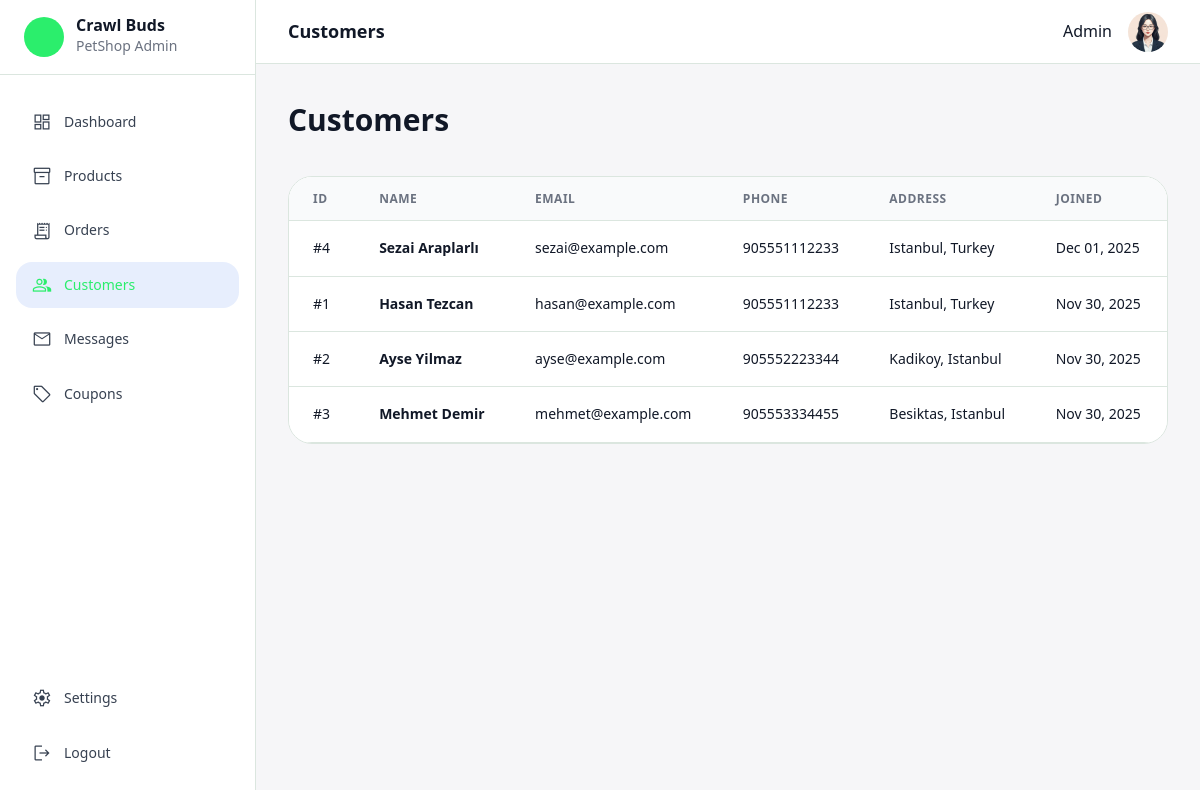
The page /pages/admin/customers.php (signed in) on the database its author committed.
### tables this page shows
CREATE TABLE `users` (
  `id` int(10) UNSIGNED NOT NULL,
  `username` varchar(50) NOT NULL,
  `email` varchar(100) NOT NULL,
  `password` varchar(255) NOT NULL,
  `phone_number` varchar(20) DEFAULT NULL,
  `address` varchar(255) DEFAULT NULL,
  `created_at` timestamp NOT NULL DEFAULT current_timestamp(),
  `updated_at` timestamp NULL DEFAULT NULL ON UPDATE current_timestamp()
);

### pages/admin/customers.php (the view, shortened to what this page needs)
<?php
include("../../includes/admin_header.php");
include_once("../../includes/db_connect.php");
$stmt = $pdo->query("SELECT * FROM users ORDER BY created_at DESC");
$users = $stmt->fetchAll();
?>
<div class="page-actions-header">
    <h1 class="page-title">Customers</h1>
</div>
<div class="table-card">
    <div class="table-responsive">
        <table class="admin-table">
            <thead>
                <tr>
                    <th>ID</th>
                    <th>Name</th>
                    <th>Email</th>
                    <th>Phone</th>
                    <th>Address</th>
                    <th>Joined</th>
                </tr>
            </thead>
            <tbody>
                <?php foreach ($users as $user): ?>
                    <tr>
                        <td>#<?php echo $user['id']; ?></td>
                        <td class="cell-primary"><?php echo htmlspecialchars($user['username']); ?></td>
                        <td><?php echo htmlspecialchars($user['email']); ?></td>
                        <td><?php echo htmlspecialchars($user['phone_number']); ?></td>
                        <td><?php echo htmlspecialchars($user['address']); ?></td>
                        <td><?php echo date("M d, Y", strtotime($user['created_at'])); ?></td>
                    </tr>
                <?php endforeach; ?>
            </tbody>
        </table>
    </div>
</div>
<?php include("../../includes/admin_footer.php"); ?>

### assets/css/style.css (style rules this page uses)
:root { --color-primary: #2bee6c; --color-primary-50: #e6f9f0; --color-primary-100: #b3efd0; --color-primary-600: #22be58; --color-accent: #ff6b6b; --color-accent-50: #ffe6e6; --color-gray-50: #f9fafb; --color-gray-100: #f3f4f6; --color-gray-200: #e5e7eb; --color-gray-300: #d1d5db; --color-gray-400: #9ca3af; --color-gray-500: #6b7280; --color-gray-600: #4b5563; --color-gray-700: #374151; --color-gray-800: #1f2937; --color-gray-900: #111827; --color-background-light: #f6f8f6; --color-surface-light: #ffffff; --color-text-light-primary: #111813; --color-text-light-secondary: #61896f; --color-border-light: #dbe6df; --spacing-xs: 0.25rem; --spacing-sm: 0.5rem; --spacing-md: 1rem; --spacing-lg: 1.5rem; --spacing-xl: 2rem; --radius-sm: 0.5rem; --radius-md: 1rem; --radius-lg: 1.5rem; --radius-full: 9999px; --font-display: 'Plus Jakarta Sans', 'Noto Sans', sans-serif; }
* { box-sizing: border-box; margin: 0; padding: 0; }
body { font-family: var(--font-display); background-color: var(--color-background-light); color: var(--color-text-light-primary); line-height: 1.6; -webkit-font-smoothing: antialiased; }
.admin-table { width: 100%; border-collapse: collapse; background: white; }
.admin-table th { background: var(--color-gray-50); padding: 0.75rem 1rem; text-align: left; font-weight: 600; font-size: 0.875rem; color: var(--color-gray-700); text-transform: uppercase; letter-spacing: 0.5px; }
.admin-table td { padding: 1rem; border-bottom: 1px solid var(--color-gray-200); }
.table-responsive { overflow-x: auto; }

### assets/css/admin.css (style rules this page uses)
.admin-body { background-color: #f6f6f8; color: #111827; }
.table-responsive { overflow-x: auto; overflow-y: visible; }
.admin-table { width: 100%; text-align: left; border-collapse: collapse; }
.admin-table th { padding: 0.75rem 1.5rem; font-size: 0.75rem; text-transform: uppercase; color: #6b7280; font-weight: 600; border-bottom: 1px solid var(--color-border-light); }
.admin-table td { padding: 1rem 1.5rem; border-bottom: 1px solid var(--color-border-light); font-size: 0.875rem; vertical-align: middle; }
.cell-primary { font-weight: 600; color: #111827; }
.page-actions-header { display: flex; justify-content: space-between; align-items: center; margin-bottom: 2rem; }
.page-title { font-size: 1.875rem; font-weight: 700; }
.table-card { background-color: #ffffff; border: 1px solid var(--color-border-light); border-radius: var(--radius-lg); overflow: hidden; }

### rows shown on the page
users: id "4", username "Sezai Araplarlı", email "sezai@example.com", phone_number "905551112233", address "Istanbul, Turkey", created_at "Dec 01, 2025"
users: id "1", username "Hasan Tezcan", email "hasan@example.com", phone_number "905551112233", address "Istanbul, Turkey", created_at "Nov 30, 2025"
users: id "2", username "Ayse Yilmaz", email "ayse@example.com", phone_number "905552223344", address "Kadikoy, Istanbul", created_at "Nov 30, 2025"
users: id "3", username "Mehmet Demir", email "mehmet@example.com", phone_number "905553334455", address "Besiktas, Istanbul", created_at "Nov 30, 2025"

### other values the page prints
$page_title "Customers"
$_SESSION['admin_name'] "Admin"
